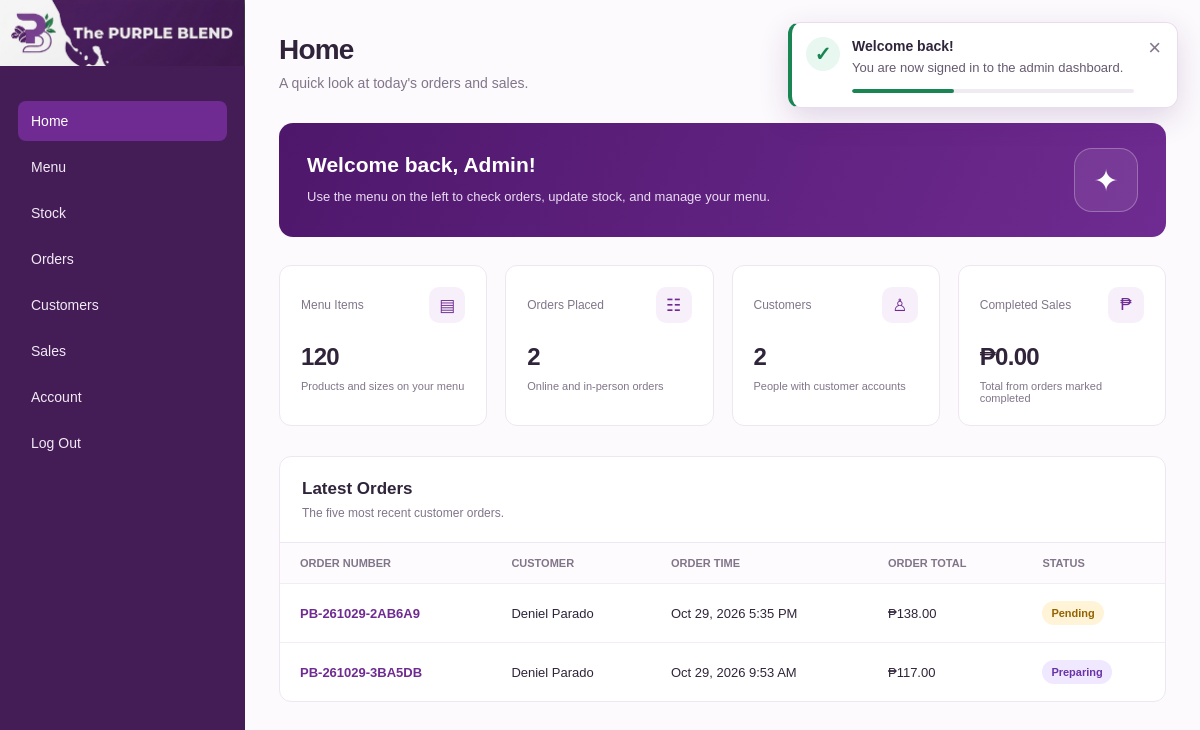
Screenshot of /Admin_Side/dashboard.php (signed in) with the database file from the repository.
### tables this page shows
CREATE TABLE `orders` (
  `id` int(11) NOT NULL,
  `order_code` varchar(30) NOT NULL,
  `customer_id` int(11) DEFAULT NULL,
  `order_type` enum('online','walk_in') NOT NULL DEFAULT 'online',
  `dining_option` enum('takeaway','dine_in') NOT NULL DEFAULT 'takeaway',
  `order_status` enum('pending','confirmed','preparing','ready','completed','cancelled') NOT NULL DEFAULT 'pending',
  `customer_name` varchar(201) NOT NULL,
  `customer_email` varchar(150) DEFAULT NULL,
  `customer_phone` varchar(20) DEFAULT NULL,
  `pickup_date` date DEFAULT NULL,
  `pickup_time` time DEFAULT NULL,
  `notes` text DEFAULT NULL,
  `subtotal` decimal(10,2) NOT NULL DEFAULT 0.00,
  `total_amount` decimal(10,2) NOT NULL DEFAULT 0.00,
  `created_at` timestamp NOT NULL DEFAULT current_timestamp(),
  `updated_at` timestamp NOT NULL DEFAULT current_timestamp() ON UPDATE current_timestamp()
);

### Admin_Side/dashboard.php (the view, shortened to what this page needs)
<?php
require_once __DIR__ . '/../database.php';
$adminToast = $_SESSION['admin_toast'] ?? null;
$stats = [
    'products' => 0,
    'orders' => 0,
    'customers' => 0,
    'sales' => 0
];
$result = $conn->query("SELECT COUNT(*) AS total FROM menu_items");
if ($result) {
    $stats['products'] = (int) $result->fetch_assoc()['total'];
}
$result = $conn->query("SELECT COUNT(*) AS total FROM orders");
if ($result) {
    $stats['orders'] = (int) $result->fetch_assoc()['total'];
}
$result = $conn->query("SELECT COUNT(*) AS total FROM customers");
if ($result) {
    $stats['customers'] = (int) $result->fetch_assoc()['total'];
}
$result = $conn->query(
    "SELECT COALESCE(SUM(total_amount), 0) AS total
     FROM orders
     WHERE order_status = 'completed'"
);
if ($result) {
    $stats['sales'] = (float) $result->fetch_assoc()['total'];
}
$recentOrders = $conn->query(
    "SELECT id, order_code, customer_name, total_amount,
            order_status, created_at
     FROM orders
     ORDER BY created_at DESC
     LIMIT 5"
);
function e($value) {
    return htmlspecialchars((string) $value, ENT_QUOTES, 'UTF-8');
}
function statusClass($status) {
    switch ($status) {
        case 'preparing':
            return 'preparing';
        default:
            return 'pending';
    }
}
?>
<!DOCTYPE html>
<html lang="en">
<head>
    <link rel="stylesheet" href="css/mobile-navigation.css?v=1">
</head>
<body>
<?php if ($adminToast): ?>
    <div class="toast-container" aria-live="polite" aria-atomic="true">
        <div class="toast" id="adminLoginToast" role="status">
            <div class="toast-icon" aria-hidden="true">✓</div>
            <div class="toast-content">
                <p class="toast-title"><?= e($adminToast['title']) ?></p>
                <p class="toast-message"><?= e($adminToast['message']) ?></p>
                <div class="toast-progress-track" aria-hidden="true">
                    <div class="toast-progress" id="adminToastProgress"></div>
                </div>
            </div>
            <button type="button" class="toast-close" id="adminToastClose" aria-label="Dismiss notification">&times;</button>
        </div>
    </div>
<?php endif; ?>
<div class="layout">
   <aside class="sidebar">
    <a class="brand" href="dashboard.php" aria-label="Purple Blend admin dashboard">
        <img class="brand-logo" src="../Images/purple-blend-logo.jpg" alt="Purple Blend">
    </a>
    <nav>
        <a class="nav-link active" href="dashboard.php">Home</a>
        <a class="nav-link" href="products.php">Menu</a>
        <a class="nav-link" href="inventory.php">Stock</a>
        <a class="nav-link" href="orders.php">Orders</a>
        <a class="nav-link" href="customers.php">Customers</a>
        <a class="nav-link" href="sales.php">Sales</a>
        <a class="nav-link" href="account.php">Account</a>
        <a class="nav-link" href="logout.php">Log Out</a>
    </nav>
</aside>
    <main class="main">
        <header class="topbar">
            <div class="page-heading">
                <h1>Home</h1>
                <p>A quick look at today's orders and sales.</p>
            </div>
            <div class="date-label">
            </div>
        </header>
        <section class="welcome-banner">
            <div>
                <h2>
                    Welcome back, <?= e($_SESSION['admin_username'] ?? 'Admin') ?>!
                </h2>
                <p>
                    Use the menu on the left to check orders, update stock,
                    and manage your menu.
                </p>
            </div>
            <div class="welcome-symbol">✦</div>
        </section>
        <section class="stats-grid">
            <article class="stat-card">
                <div class="stat-top">
                    <span class="stat-label">Menu Items</span>
                    <span class="stat-icon">▤</span>
                </div>
                <div class="stat-value">
                    <?= number_format($stats['products']) ?>
                </div>
                <div class="stat-description">
                    Products and sizes on your menu
                </div>
            </article>
            <article class="stat-card">
                <div class="stat-top">
                    <span class="stat-label">Orders Placed</span>
                    <span class="stat-icon">☷</span>
                </div>
                <div class="stat-value">
                    <?= number_format($stats['orders']) ?>
                </div>
                <div class="stat-description">
                    Online and in-person orders
                </div>
            </article>
            <article class="stat-card">
                <div class="stat-top">
                    <span class="stat-label">Customers</span>
                    <span class="stat-icon">♙</span>
                </div>
                <div class="stat-value">
                    <?= number_format($stats['customers']) ?>
                </div>
                <div class="stat-description">
                    People with customer accounts
                </div>
            </article>
            <article class="stat-card">
                <div class="stat-top">
                    <span class="stat-label">Completed Sales</span>
                    <span class="stat-icon">₱</span>
                </div>
                <div class="stat-value">
                    ₱<?= number_format($stats['sales'], 2) ?>
                </div>
                <div class="stat-description">
                    Total from orders marked completed
                </div>
            </article>
        </section>
        <section class="section-card">
            <div class="section-header">
                <div>
                    <h2>Latest Orders</h2>
                    <p>The five most recent customer orders.</p>
                </div>
            </div>
            <?php if ($recentOrders && $recentOrders->num_rows > 0): ?>
                <div class="table-wrapper">
                    <table>
                        <thead>
                            <tr>
                                <th>Order Number</th>
                                <th>Customer</th>
                                <th>Order Time</th>
                                <th>Order Total</th>
                                <th>Status</th>
                            </tr>
                        </thead>
                        <tbody>
                        <?php while ($order = $recentOrders->fetch_assoc()): ?>
                            <tr>
                                <td class="order-code">
                                    <?= e($order['order_code']) ?>
                                </td>
                                <td>
                                    <?= e($order['customer_name']) ?>
                                </td>
                                <td>
                                    <?= e(date(
                                        'M j, Y g:i A',
                                        strtotime($order['created_at'])
                                    )) ?>
                                </td>
                                <td>
                                    ₱<?= number_format(
                                        (float) $order['total_amount'],
                                        2
                                    ) ?>
                                </td>
                                <td>
                                    <span class="status <?= e(
                                        statusClass($order['order_status'])
                                    ) ?>">
                                        <?= e($order['order_status']) ?>
                                    </span>
                                </td>
                            </tr>
                        <?php endwhile; ?>
                        </tbody>
                    </table>
                </div>
            <?php endif; ?>
        </section>
    </main>
</div>
</body>
</html>

### rows the page displays
orders: order_code "PB-261029-2AB6A9", customer_name "Deniel Parado", created_at "Oct 29, 2026 5:35 PM", total_amount "138.00", order_status "Pending"
orders: order_code "PB-261029-3BA5DB", customer_name "Deniel Parado", created_at "Oct 29, 2026 9:53 AM", total_amount "117.00", order_status "Preparing"

### other values shown
$adminToast['title'] "Welcome back!"
$adminToast['message'] "You are now signed in to the admin dashboard."
$_SESSION['admin_username'] "Admin"
$stats['products'] "120"
$stats['orders'] "2"
$stats['customers'] "2"
$stats['sales'] "0.00"
